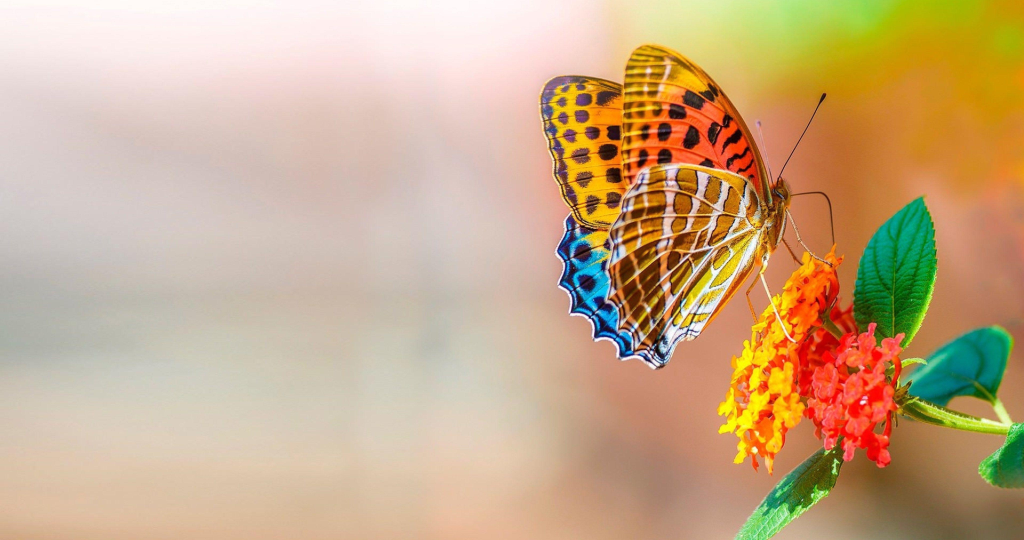
#> input picture butterfly.jpg, 4096 x 2160 px (shown at 1/4 size)
$ python img_to_bpm.py --input butterfly.jpg
#> lines starting #> are read from the running program, lines starting #| are printed output that depends on the picture
import argparse
from PIL import Image

def main():
    # Set up the parameter parser
    parser = argparse.ArgumentParser(description="Convert and resize any image to a BMP file for Verilog.")

    # Define the inputs, outputs, and size parameters
    parser.add_argument("-i", "--input", required=True, help="Path to the input image")
    parser.add_argument("-o", "--output", default="output.bmp", help="Path to the output BMP file")
    parser.add_argument("-w", "--width", type=int, default=1280, help="Target width (default: 1280)")
    parser.add_argument("-H", "--height", type=int, default=720, help="Target height (default: 720)")

    args = parser.parse_args()

    try:
        # Open the original image
        img = Image.open(args.input)
#> img is the input picture: PIL image 4096x2160 RGB; mean R, G, B 200.8, 171.5, 136.2

        # Convert to standard 24-bit RGB
        img_rgb = img.convert('RGB')

        # Force resize to exactly 512x512 (or the provided parameters)
        # Note: This stretches the image if the original is not square
        img_resized = img_rgb.resize((args.width, args.height))
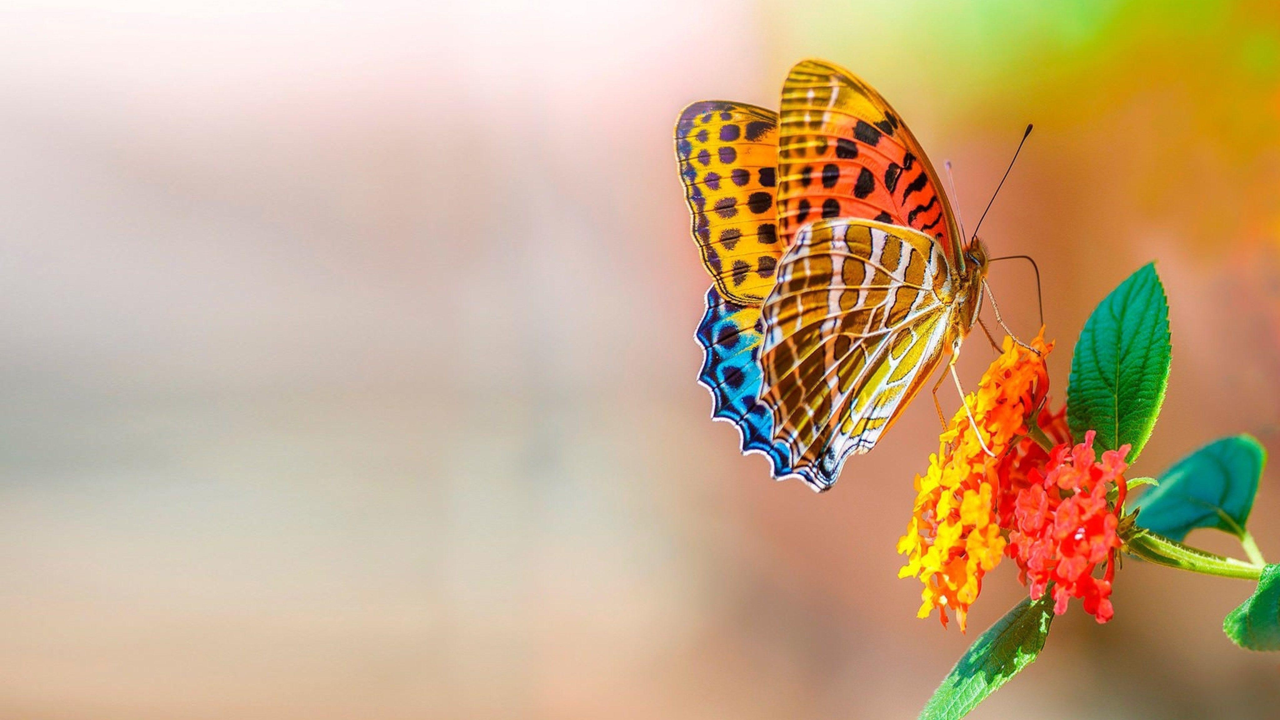
#> img_resized: PIL image 1280x720 RGB; mean R, G, B 200.8, 171.5, 136.2

        # Save it explicitly as an uncompressed BMP file
        img_resized.save(args.output, format='BMP')

        print(f"Success: Converted '{args.input}' to '{args.output}'")
        print(f"Resolution forced to: {img_resized.width} x {img_resized.height} pixels")
#| Resolution forced to: 1280 x 720 pixels

    except FileNotFoundError:
        print(f"Error: Could not find the file '{args.input}'.")
    except Exception as e:
        print(f"An error occurred: {e}")

if __name__ == "__main__":
    main()
